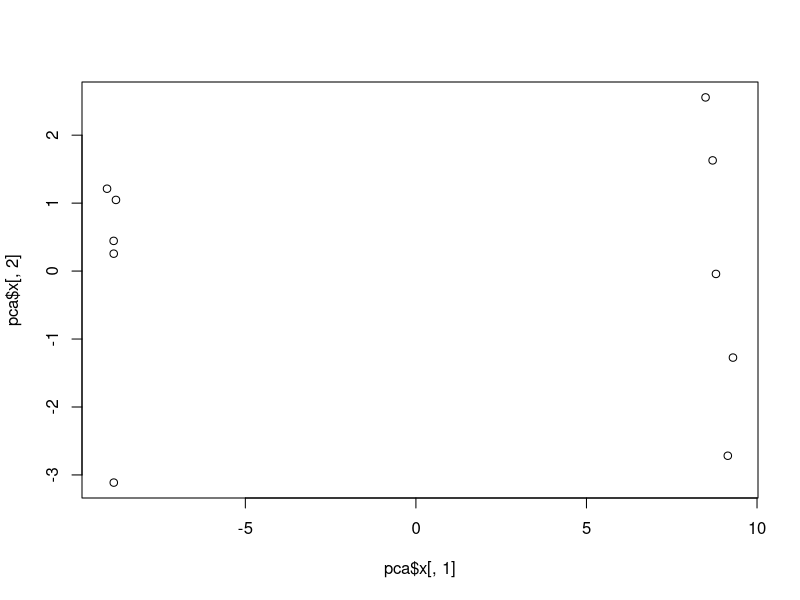
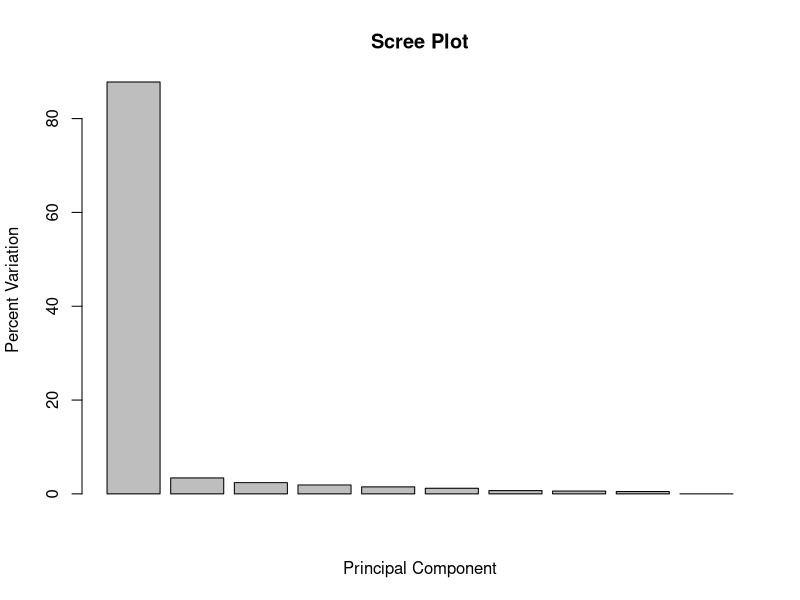
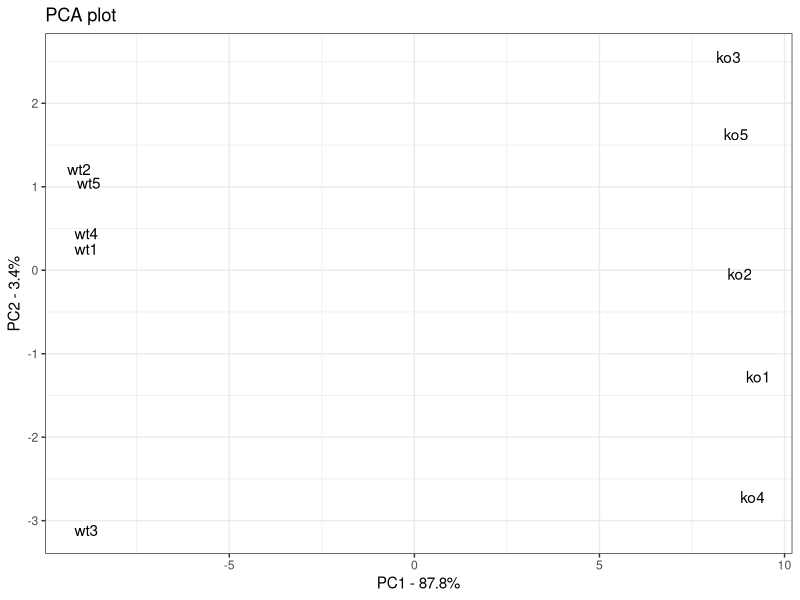

These charts were generated, in order, by the following R code:
set.seed(1337)

# Grab the required packages. Install first if needed.
list_of_packages <- c("ggplot2", "conflicted")

# Extract not installed packages
not_installed <- list_of_packages[!(list_of_packages %in% installed.packages()[, "Package"])]
if (length(not_installed)) install.packages(not_installed)

# Create made-up data.
data_matrix <- matrix(nrow = 100, ncol = 10)

# Let wt represent wild type (i.e. actual, everyday samples).
# Let ko represent knock-out samples (i.e. samples with knocked out genes).
colnames(data_matrix) <- c(
  paste("wt", 1:5, sep = ""),
  paste("ko", 1:5, sep = "")
)

# Name samples gene1, gene2 etc.
rownames(data_matrix) <- paste("gene", 1:100, sep = "")

# Give fake read counts to the genes.
# Poisson ditribution instead of
for (i in 1:100) {
  # Since we're using made-up data, we can use the Poisson Distribution
  # instead of the negative Binomial Distribution for simplicity.
  wt.values <- rpois(5, lambda = sample(x = 10:1000, size = 1))
  ko.values <- rpois(5, lambda = sample(x = 10:1000, size = 1))

  data_matrix[i, ] <- c(wt.values, ko.values)
}

# Samples are columns, genes are rows. Transpose to make data compatible with prcomp().
# head(data_matrix)
dim(data_matrix)
data_matrix <- t(data_matrix)
dim(data_matrix)

# Now we can test run PCA on our data.
pca <- prcomp(data_matrix, scale = TRUE)

# Test plot using the two first principal components (out of 10 total).
# The 1st account for the most variation, 2nd PC for second most etc.
plot(pca$x[, 1], pca$x[, 2])

# From the plot we could easily identify two clusters, each on opposite sides of the 1st PC's axis (x-axis).
# Get variation for each PC.
pca_var <- (pca$sdev)^2

# Calculate percentage of total variation for each PC.
pca_var_prc <- round(pca_var / sum(pca_var) * 100, 1)

# From the following plot, we see that PC1 accounts for almost all variation in the data:
barplot(pca_var_prc, main = "Scree Plot", xlab = "Principal Component", ylab = "Percent Variation")

# If we want to investigate X/Y-coordinates for PCs 1 and 2, put them in dataframe.
pca_df <- data.frame(
  Sample = rownames(pca$x),
  X = pca$x[, 1],
  Y = pca$x[, 2]
)
pca_df

# Plot PCs 1 and 2 using ggplot this time. Note variations on axes.
ggplot2::ggplot(data = pca_df, ggplot2::aes(x = X, y = Y, label = Sample)) +
  ggplot2::geom_text() +
  ggplot2::xlab(paste("PC1 - ", pca_var_prc[1], "%", sep = "")) +
  ggplot2::ylab(paste("PC2 - ", pca_var_prc[2], "%", sep = "")) +
  ggplot2::theme_bw() + # Make background white.
  ggplot2::ggtitle("PCA plot")

# Check loading scores to determine which genes have the largest effect on where samples are plotted.
# Focus on PC1 since it has the by far highest variation.
loading_scores <- pca$rotation[, 1]

# Genes pushing samples to the left have large negative values and vice versa.
gene_scores <- abs(loading_scores)

gene_score_ranked <- sort(gene_scores, decreasing = TRUE)
top_10_genes <- names(gene_score_ranked[1:10])
top_10_genes

# If we want to see the signs:
pca$rotation[top_10_genes, 1]
